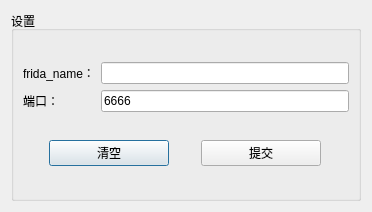
<?xml version="1.0" encoding="UTF-8"?>
<ui version="4.0">
 <class>Port</class>
 <widget class="QDialog" name="Port">
  <property name="geometry">
   <rect>
    <x>0</x>
    <y>0</y>
    <width>372</width>
    <height>212</height>
   </rect>
  </property>
  <property name="windowTitle">
   <string>连接配置</string>
  </property>
  <layout class="QGridLayout" name="gridLayout_2">
   <item row="0" column="0">
    <widget class="QGroupBox" name="groupBox">
     <property name="title">
      <string>设置</string>
     </property>
     <layout class="QGridLayout" name="gridLayout_3">
      <item row="0" column="0">
       <layout class="QGridLayout" name="gridLayout">
        <item row="1" column="1">
         <widget class="QLineEdit" name="txtPort">
          <property name="text">
           <string>6666</string>
          </property>
         </widget>
        </item>
        <item row="1" column="0">
         <widget class="QLabel" name="label_4">
          <property name="text">
           <string>端口：</string>
          </property>
         </widget>
        </item>
        <item row="0" column="0">
         <widget class="QLabel" name="label_5">
          <property name="text">
           <string>frida_name：</string>
          </property>
         </widget>
        </item>
        <item row="0" column="1">
         <widget class="QLineEdit" name="txtFridaName">
          <property name="text">
           <string/>
          </property>
         </widget>
        </item>
       </layout>
      </item>
      <item row="1" column="0">
       <layout class="QHBoxLayout" name="horizontalLayout">
        <item>
         <widget class="QPushButton" name="btnClear">
          <property name="maximumSize">
           <size>
            <width>120</width>
            <height>16777215</height>
           </size>
          </property>
          <property name="text">
           <string>清空</string>
          </property>
         </widget>
        </item>
        <item>
         <widget class="QPushButton" name="btnSubmit">
          <property name="maximumSize">
           <size>
            <width>120</width>
            <height>16777215</height>
           </size>
          </property>
          <property name="text">
           <string>提交</string>
          </property>
         </widget>
        </item>
       </layout>
      </item>
     </layout>
    </widget>
   </item>
  </layout>
 </widget>
 <resources/>
 <connections/>
</ui>
